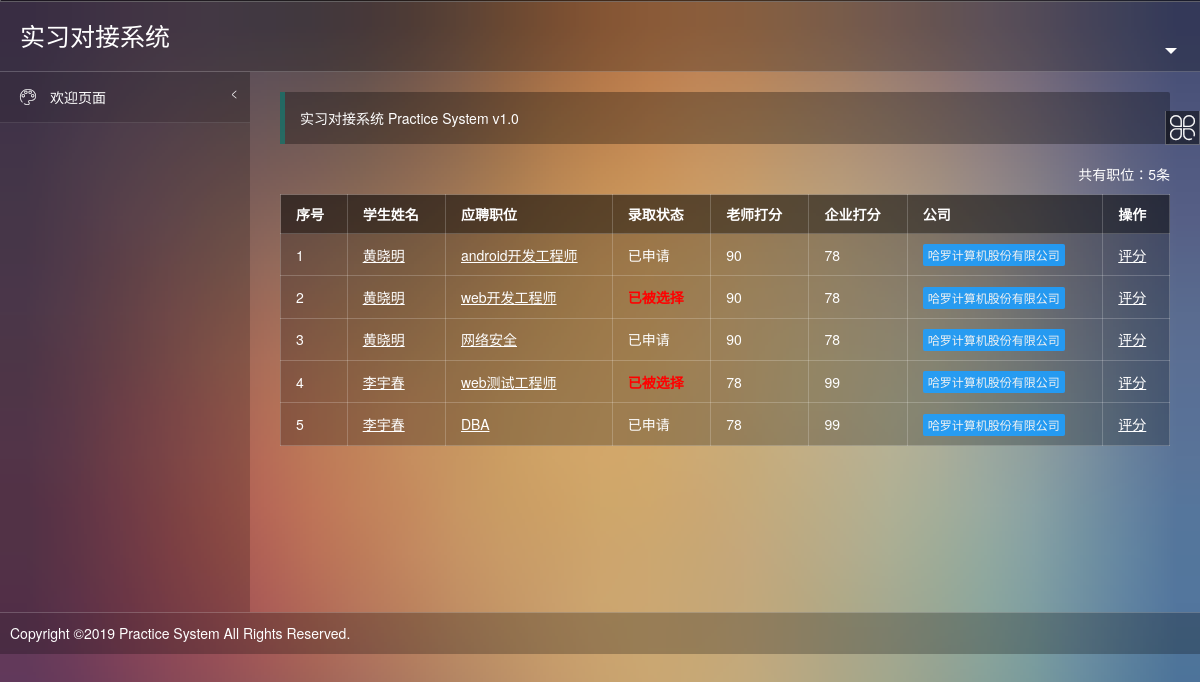
/practice/enterprise/internmanage/ (signed in), run on the app's committed database.
### practice/models.py (models this page shows, shortened)
class Choice(models.Model):
    choice_id = models.IntegerField(primary_key=True)
    job_id = models.ForeignKey(Job, db_column='job_id', on_delete=models.CASCADE)
    stu_id = models.ForeignKey(Student, db_column='stu_id', on_delete=models.CASCADE)
    result = models.BooleanField(default=False)

class Student(models.Model):
    stu_id = models.IntegerField(primary_key=True, db_column='stu_id',  blank=False)
    tea_id = models.ForeignKey(Teacher,  db_column='tea_id',  on_delete=models.CASCADE)
    stu_pwd = models.CharField(max_length=20)
    stu_name = models.CharField(max_length=10)
    stu_age = models.IntegerField(default=0)
    phone_num = models.CharField(max_length=11)
    e_mail = models.CharField(max_length=15)
    major = models.CharField(max_length=20)
    grade = models.IntegerField(default=0)
    stu_class = models.CharField(max_length=10)
    address = models.CharField(max_length=40)
    political_status = models.CharField(max_length=10)
    target_post = models.CharField(max_length=20)
    intention_area = models.CharField(max_length=40)
    resume = models.FileField(upload_to='practice/resume/')
    tripartite_agreement = models.BooleanField(default=False)
    practice_agreement = models.BooleanField(default=False)
    employment_agreement = models.BooleanField(default=False)
    tea_mark = models.IntegerField(default=0)
    ent_mark = models.IntegerField(default=0)

class Job(models.Model):
    job_id = models.IntegerField(primary_key=True,  db_column='job_id')
    ent_id = models.ForeignKey(Enterprise,  db_column='ent_id',  on_delete=models.CASCADE)
    job_name = models.CharField(max_length=20)
    job_desc = models.CharField(max_length=100)
    employ_num = models.IntegerField(default=0)
    salary = models.IntegerField(default=0)
    job_time = models.IntegerField(default=0)

class Enterprise(models.Model):
    ent_id = models.IntegerField(primary_key=True, db_column='ent_id',  blank=False)
    ent_pwd = models.CharField(max_length=20)
    ent_name = models.CharField(max_length=40)
    introduction = models.CharField(max_length=150)
    ent_address = models.CharField(max_length=40)
    ent_phone = models.CharField(max_length=11)
    ent_email = models.CharField(max_length=15)
    principal = models.CharField(max_length=10)

### practice/enterprise/views.py (the view)
# urls.py: path('internmanage/', views.internmanage, name='internmanage'),
def internmanage(request):
    session = request.session
    role_id = int(session['role_id'])
    ent_id = int(session['user_id'])
    context = {}
    context['menu'] = daoapp.getMenu(role_id=role_id)
    context['username'] = daoapp.getUsername(role_id, ent_id)
    enterprise = Enterprise.objects.get(ent_id=ent_id)
    jobs = Job.objects.filter(ent_id=enterprise)
    choices = []
    for job in jobs:
        choices += Choice.objects.filter(job_id=job)
    context['choices'] = choices
    context['role_name'] = 'enterprise'
    return render(request, 'practice/studentlist.html', context)

### practice/daoapp.py (called while the page is built)
def getMenu(role_id):
    role_id = int(role_id)
    datas = Menu.objects.filter(role_id = role_id)
    parentMenu = {}
    menu = {}
    for m in datas:
        if m.parent_id == 0:
            parentMenu[m.menu_id] = m.menu_name
            menu[m.menu_name] = {}
            menu[m.menu_name][m.menu_name] = m.url_name
    for m in datas:
        if m.parent_id != 0:
            pmenuname = parentMenu[m.parent_id]
            if pmenuname in menu[pmenuname].keys():
                del menu[pmenuname][pmenuname]
            menu[pmenuname][m.menu_name] = m.url_name
    return menu

def getUsername(role_id, user_id):
    username = ''
    if not isinstance(role_id, int) or not isinstance(user_id, int):
        return None
    if role_id == 2:    #如果是老师
        username = Teacher.objects.get(tea_id=user_id).tea_name
    elif role_id == 3:  #如果是企业
        username = Enterprise.objects.get(ent_id=user_id).ent_name
    elif role_id == 4:  #如果是学生
        username = Student.objects.get(stu_id=user_id).stu_name
    return username

### practice/templates/practice/studentlist.html (shortened to what this page needs)
{% extends 'practice/template.html' %}
{% block frame %}
<span class="x-right" style="line-height:40px">共有职位：{{ choices|length }}条</span>
<table class="layui-table">
    <thead>
    <tr>
        <th>
            序号
        </th>
        <th>
            学生姓名
        </th>
        <th>
            应聘职位
        </th>
        <th>
            录取状态
        </th>
        <th>
            老师打分
        </th>
        <th>
            企业打分
        </th>
        <th>
            公司
        </th>
        <th>
            操作
        </th>
    </tr>
    </thead>
    <tbody>
    {% for choice in choices %}
    <tr>
        <td>
            {{ forloop.counter }}
        </td>
        <td>
            <a href="/practice/{{ role_name }}/information{% if role_name == 'teacher' %}student{% endif %}/{{ choice.stu_id.stu_id }}/">
                <u>{{ choice.stu_id.stu_name }}</u>
            </a>
        </td>
        <td >
            <u style="cursor:pointer" onclick="member_show('{{ choice.job_id.job_name }}','/practice/{{ role_name }}/showjob/{{ choice.job_id.job_id }}/','800','500')">
                {{ choice.job_id.job_name }}
            </u>
        </td>
        <td >
            {% if choice.result %}
            <b style="color: red">已被选择</b>
            {% else %}
            已申请
            {% endif %}
        </td>
        <td >
            {% if choice.stu_id.tea_mark %}{{ choice.stu_id.tea_mark }}{% else %}无{% endif %}
        </td>
        <td >
            {% if choice.stu_id.ent_mark %}{{ choice.stu_id.ent_mark }}{% else %}无{% endif %}
        </td>
        <td class="td-status">
            <span class="layui-btn layui-btn-normal layui-btn-mini">
                {% if role_name == 'teacher' %}
                <a href="/practice/{{ role_name }}/information/{{ choice.job_id.ent_id.ent_id }}/">{{ choice.job_id.ent_id.ent_name }}</a>
                {% else %}
                <a href="/practice/{{ role_name }}/">{{ choice.job_id.ent_id.ent_name }}</a>
                {% endif %}
            </span>
        </td>
        <td class="td-manage">
            <u style="cursor:pointer" >
                <a href="javascript:mark({{ choice.stu_id.stu_id }})">评分</a>
            </u>
        </td>
    </tr>
    {% endfor %}
    </tbody>
</table>
{% endblock %}

### practice/static/practice/css/xadmin.css (style rules this page uses)
* { margin: 0px; padding: 0px; font-family: "Helvetica Neue", Helvetica, Arial, sans-serif; }
a { text-decoration: none; }
html { width: 100%; }
body { width: 100%; background-color: #54364a; background-image: url(../images/a.jpg); background-repeat: no-repeat; background-size: cover; color: #ffffff; }
.x-right { float: right; }

### data on the page
Choice: stu_id.stu_name "黄晓明", job_id.job_name "android开发工程师", result "已申请", stu_id.tea_mark "90", stu_id.ent_mark "78", job_id.ent_id.ent_name "哈罗计算机股份有限公司"
Choice: stu_id.stu_name "黄晓明", job_id.job_name "web开发工程师", result "已被选择", stu_id.tea_mark "90", stu_id.ent_mark "78", job_id.ent_id.ent_name "哈罗计算机股份有限公司"
Choice: stu_id.stu_name "黄晓明", job_id.job_name "网络安全", result "已申请", stu_id.tea_mark "90", stu_id.ent_mark "78", job_id.ent_id.ent_name "哈罗计算机股份有限公司"
Choice: stu_id.stu_name "李宇春", job_id.job_name "web测试工程师", result "已被选择", stu_id.tea_mark "78", stu_id.ent_mark "99", job_id.ent_id.ent_name "哈罗计算机股份有限公司"
Choice: stu_id.stu_name "李宇春", job_id.job_name "DBA", result "已申请", stu_id.tea_mark "78", stu_id.ent_mark "99", job_id.ent_id.ent_name "哈罗计算机股份有限公司"

### other printed values
{{ choices|length }} "5"
